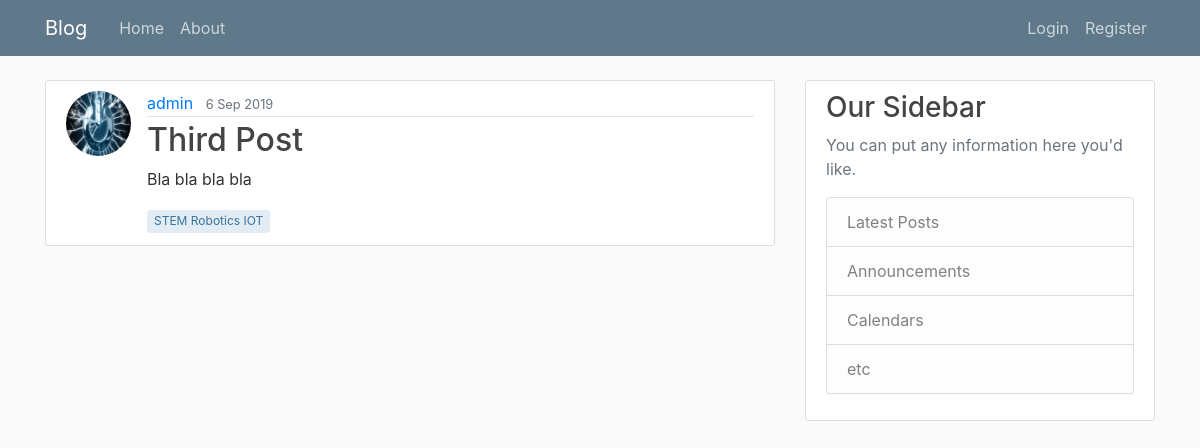
/blog/post/third-post/, run on an earlier commit of the app's database.
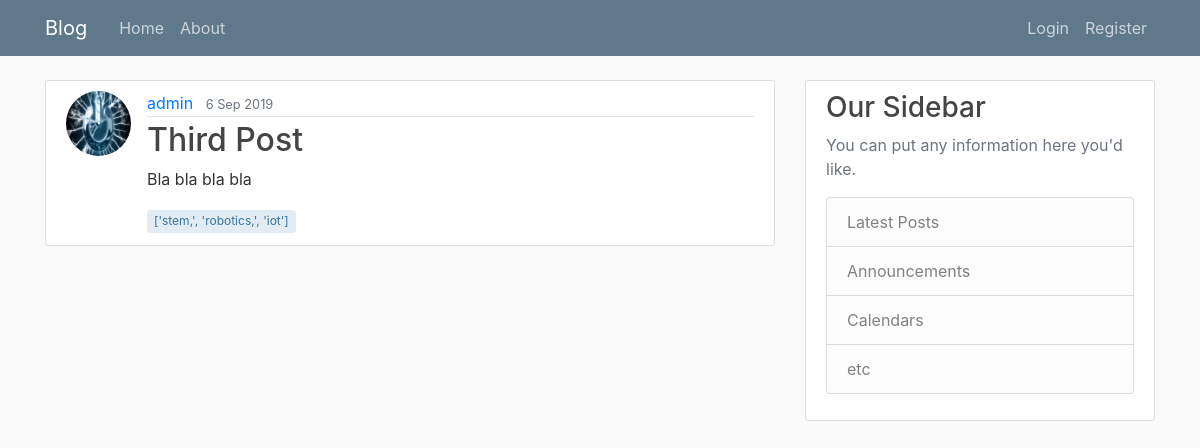
And on a later commit of the database.
### Blog/models.py (models this page shows, shortened)
class Post(models.Model):
    title = models.CharField(max_length=80, unique=True)
    slug = models.SlugField(default='', max_length=80)
    content = models.TextField()
    tags = models.CharField(max_length=80, blank=True)
    date_posted = models.DateTimeField(default=timezone.now)
    last_updated = models.DateTimeField(auto_now=True)
    author = models.ForeignKey(User, null=True, on_delete=models.SET_NULL)
    publish = models.BooleanField(default=False)

### Users/models.py (models this page shows, shortened)
class Profile(models.Model):
    user = models.OneToOneField(User, on_delete=models.CASCADE)
    bio = models.CharField(null=True, max_length=140, blank=True)
    image = models.ImageField(default='default.jpg', upload_to='profile_pics', blank=True)
    public = models.BooleanField(default=False)
    website = models.CharField(null=True, blank=True, max_length=80)
    location = models.CharField(null=True, max_length=200, blank=True)
    join_date = models.DateTimeField(auto_now_add=True)

### Blog/views.py (the view)
# urls.py: path('post/<slug:slug>/', PostDetailView.as_view(), name='post-detail'),
class PostDetailView(DetailView):
    queryset = Post.objects.filter(publish=True)

### Blog/templates/Blog/post_detail.html (shortened to what this page needs)
{% extends "Blog/base.html" %}
{% block content %}
<article class="media content-section">
    <img class="rounded-circle article-img" src="{{ object.author.profile.image.url }}">
    <div class="media-body">
        <div class="article-metadata">
            <a class="mr-2" href="{% url 'Blog:user-posts' object.author.username %}">{{ object.author }}</a>
            <small class="text-muted">{{ object.date_posted|date:"j M Y" }}</small>
        </div>
        <h2 class="article-title">{{ object.title }}</a>
        </h2>
        <p class="article-content">{{ object.content }}</p>
        <p class="article-tags">{{ object.tags }}</p>
    </div>
</article>
{% endblock content %}

What changed in the data, as far as the page shows it:
changed Post "Third Post": tags "STEM Robotics IOT" → "['stem,', 'robotics,', 'iot']"
